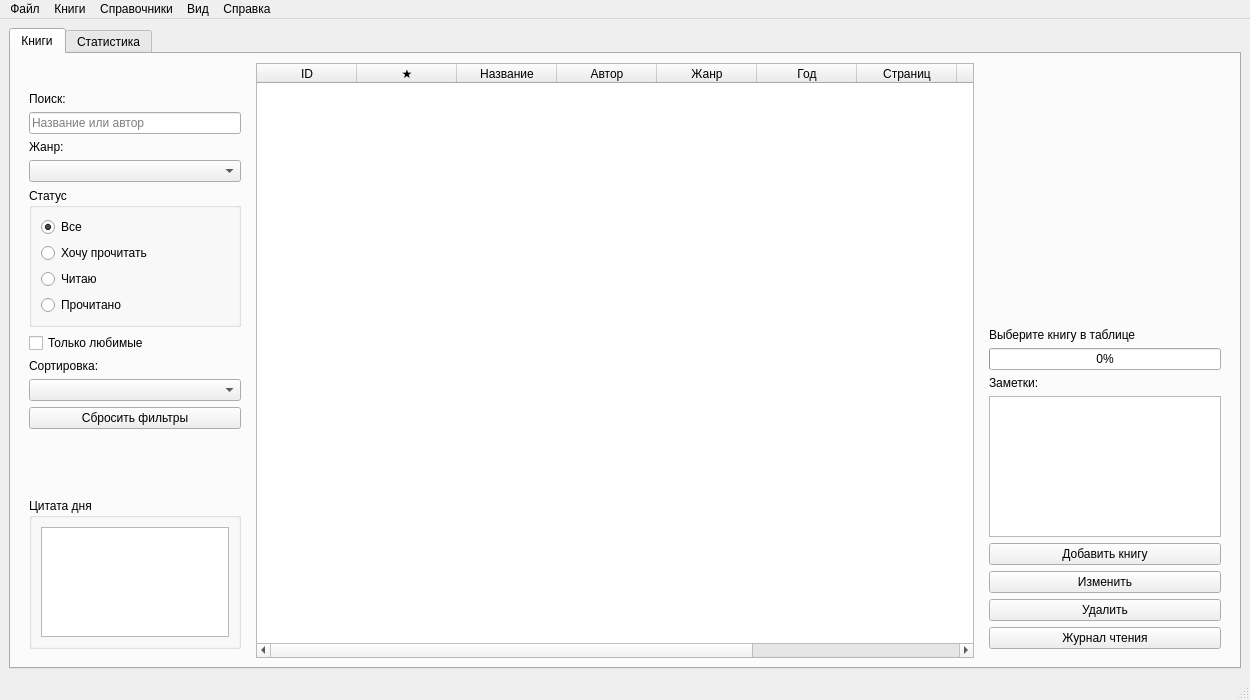
<?xml version="1.0" encoding="UTF-8"?>
<ui version="4.0">
 <class>MainWindow</class>
 <widget class="QMainWindow" name="MainWindow">
  <property name="geometry">
   <rect>
    <x>0</x>
    <y>0</y>
    <width>1250</width>
    <height>700</height>
   </rect>
  </property>
  <property name="windowTitle">
   <string>Домашняя библиотека</string>
  </property>
  <widget class="QWidget" name="centralwidget">
   <layout class="QVBoxLayout" name="centralLayout">
    <item>
     <widget class="QTabWidget" name="tabWidget">
      <property name="currentIndex">
       <number>0</number>
      </property>
      <widget class="QWidget" name="tabBooks">
       <attribute name="title">
        <string>Книги</string>
       </attribute>
       <layout class="QHBoxLayout" name="booksLayout" stretch="0,1,0">
        <item>
         <widget class="QWidget" name="leftPanel">
          <property name="maximumSize">
           <size>
            <width>230</width>
            <height>16777215</height>
           </size>
          </property>
          <layout class="QVBoxLayout" name="leftLayout">
           <item>
            <widget class="QLabel" name="logoLabel">
             <property name="alignment">
              <set>Qt::AlignmentFlag::AlignCenter</set>
             </property>
            </widget>
           </item>
           <item>
            <widget class="QLabel" name="searchLabel">
             <property name="text">
              <string>Поиск:</string>
             </property>
            </widget>
           </item>
           <item>
            <widget class="QLineEdit" name="searchEdit">
             <property name="placeholderText">
              <string>Название или автор</string>
             </property>
            </widget>
           </item>
           <item>
            <widget class="QLabel" name="genreLabel">
             <property name="text">
              <string>Жанр:</string>
             </property>
            </widget>
           </item>
           <item>
            <widget class="QComboBox" name="genreBox"/>
           </item>
           <item>
            <widget class="QGroupBox" name="statusGroupBox">
             <property name="title">
              <string>Статус</string>
             </property>
             <layout class="QVBoxLayout" name="statusLayout">
              <item>
               <widget class="QRadioButton" name="radioAll">
                <property name="text">
                 <string>Все</string>
                </property>
                <property name="checked">
                 <bool>true</bool>
                </property>
                <attribute name="buttonGroup">
                 <string notr="true">statusGroup</string>
                </attribute>
               </widget>
              </item>
              <item>
               <widget class="QRadioButton" name="radioWant">
                <property name="text">
                 <string>Хочу прочитать</string>
                </property>
                <attribute name="buttonGroup">
                 <string notr="true">statusGroup</string>
                </attribute>
               </widget>
              </item>
              <item>
               <widget class="QRadioButton" name="radioReading">
                <property name="text">
                 <string>Читаю</string>
                </property>
                <attribute name="buttonGroup">
                 <string notr="true">statusGroup</string>
                </attribute>
               </widget>
              </item>
              <item>
               <widget class="QRadioButton" name="radioDone">
                <property name="text">
                 <string>Прочитано</string>
                </property>
                <attribute name="buttonGroup">
                 <string notr="true">statusGroup</string>
                </attribute>
               </widget>
              </item>
             </layout>
            </widget>
           </item>
           <item>
            <widget class="QCheckBox" name="favoriteCheck">
             <property name="text">
              <string>Только любимые</string>
             </property>
            </widget>
           </item>
           <item>
            <widget class="QLabel" name="sortLabel">
             <property name="text">
              <string>Сортировка:</string>
             </property>
            </widget>
           </item>
           <item>
            <widget class="QComboBox" name="sortBox"/>
           </item>
           <item>
            <widget class="QPushButton" name="resetButton">
             <property name="text">
              <string>Сбросить фильтры</string>
             </property>
            </widget>
           </item>
           <item>
            <spacer name="leftSpacer">
             <property name="orientation">
              <enum>Qt::Orientation::Vertical</enum>
             </property>
             <property name="sizeHint" stdset="0">
              <size>
               <width>20</width>
               <height>20</height>
              </size>
             </property>
            </spacer>
           </item>
           <item>
            <widget class="QGroupBox" name="quoteGroupBox">
             <property name="title">
              <string>Цитата дня</string>
             </property>
             <layout class="QVBoxLayout" name="quoteLayout">
              <item>
               <widget class="QTextBrowser" name="quoteBrowser">
                <property name="maximumSize">
                 <size>
                  <width>16777215</width>
                  <height>110</height>
                 </size>
                </property>
               </widget>
              </item>
             </layout>
            </widget>
           </item>
          </layout>
         </widget>
        </item>
        <item>
         <widget class="QTableWidget" name="booksTable">
          <property name="editTriggers">
           <set>QAbstractItemView::EditTrigger::NoEditTriggers</set>
          </property>
          <property name="selectionMode">
           <enum>QAbstractItemView::SelectionMode::SingleSelection</enum>
          </property>
          <property name="selectionBehavior">
           <enum>QAbstractItemView::SelectionBehavior::SelectRows</enum>
          </property>
          <property name="alternatingRowColors">
           <bool>true</bool>
          </property>
          <attribute name="verticalHeaderVisible">
           <bool>false</bool>
          </attribute>
          <column>
           <property name="text">
            <string>ID</string>
           </property>
          </column>
          <column>
           <property name="text">
            <string>★</string>
           </property>
          </column>
          <column>
           <property name="text">
            <string>Название</string>
           </property>
          </column>
          <column>
           <property name="text">
            <string>Автор</string>
           </property>
          </column>
          <column>
           <property name="text">
            <string>Жанр</string>
           </property>
          </column>
          <column>
           <property name="text">
            <string>Год</string>
           </property>
          </column>
          <column>
           <property name="text">
            <string>Страниц</string>
           </property>
          </column>
          <column>
           <property name="text">
            <string>Прогресс</string>
           </property>
          </column>
          <column>
           <property name="text">
            <string>Оценка</string>
           </property>
          </column>
          <column>
           <property name="text">
            <string>Статус</string>
           </property>
          </column>
         </widget>
        </item>
        <item>
         <widget class="QWidget" name="rightPanel">
          <property name="maximumSize">
           <size>
            <width>250</width>
            <height>16777215</height>
           </size>
          </property>
          <layout class="QVBoxLayout" name="rightLayout">
           <item>
            <widget class="QLabel" name="coverLabel">
             <property name="minimumSize">
              <size>
               <width>170</width>
               <height>250</height>
              </size>
             </property>
             <property name="alignment">
              <set>Qt::AlignmentFlag::AlignCenter</set>
             </property>
            </widget>
           </item>
           <item>
            <widget class="QLabel" name="infoLabel">
             <property name="text">
              <string>Выберите книгу в таблице</string>
             </property>
             <property name="wordWrap">
              <bool>true</bool>
             </property>
            </widget>
           </item>
           <item>
            <widget class="QProgressBar" name="progressBar">
             <property name="value">
              <number>0</number>
             </property>
            </widget>
           </item>
           <item>
            <widget class="QLabel" name="notesLabel">
             <property name="text">
              <string>Заметки:</string>
             </property>
            </widget>
           </item>
           <item>
            <widget class="QTextBrowser" name="notesBrowser"/>
           </item>
           <item>
            <widget class="QPushButton" name="addButton">
             <property name="text">
              <string>Добавить книгу</string>
             </property>
            </widget>
           </item>
           <item>
            <widget class="QPushButton" name="editButton">
             <property name="text">
              <string>Изменить</string>
             </property>
            </widget>
           </item>
           <item>
            <widget class="QPushButton" name="deleteButton">
             <property name="text">
              <string>Удалить</string>
             </property>
            </widget>
           </item>
           <item>
            <widget class="QPushButton" name="readingButton">
             <property name="text">
              <string>Журнал чтения</string>
             </property>
            </widget>
           </item>
          </layout>
         </widget>
        </item>
       </layout>
      </widget>
      <widget class="QWidget" name="tabStats">
       <attribute name="title">
        <string>Статистика</string>
       </attribute>
       <layout class="QVBoxLayout" name="statsLayout" stretch="0,0,1">
        <item>
         <layout class="QGridLayout" name="countersLayout">
          <item row="0" column="0">
           <widget class="QLabel" name="totalLabel">
            <property name="text">
             <string>Всего книг</string>
            </property>
           </widget>
          </item>
          <item row="0" column="1">
           <widget class="QLabel" name="readLabel">
            <property name="text">
             <string>Прочитано</string>
            </property>
           </widget>
          </item>
          <item row="0" column="2">
           <widget class="QLabel" name="readingLabel">
            <property name="text">
             <string>Читаю сейчас</string>
            </property>
           </widget>
          </item>
          <item row="0" column="3">
           <widget class="QLabel" name="pagesLabel">
            <property name="text">
             <string>Страниц за год</string>
            </property>
           </widget>
          </item>
          <item row="1" column="0">
           <widget class="QLCDNumber" name="lcdTotal">
            <property name="minimumSize">
             <size>
              <width>0</width>
              <height>50</height>
             </size>
            </property>
            <property name="maximumSize">
             <size>
              <width>16777215</width>
              <height>70</height>
             </size>
            </property>
            <property name="segmentStyle">
             <enum>QLCDNumber::SegmentStyle::Flat</enum>
            </property>
           </widget>
          </item>
          <item row="1" column="1">
           <widget class="QLCDNumber" name="lcdRead">
            <property name="minimumSize">
             <size>
              <width>0</width>
              <height>50</height>
             </size>
            </property>
            <property name="maximumSize">
             <size>
              <width>16777215</width>
              <height>70</height>
             </size>
            </property>
            <property name="segmentStyle">
             <enum>QLCDNumber::SegmentStyle::Flat</enum>
            </property>
           </widget>
          </item>
          <item row="1" column="2">
           <widget class="QLCDNumber" name="lcdReading">
            <property name="minimumSize">
             <size>
              <width>0</width>
              <height>50</height>
             </size>
            </property>
            <property name="maximumSize">
             <size>
              <width>16777215</width>
              <height>70</height>
             </size>
            </property>
            <property name="segmentStyle">
             <enum>QLCDNumber::SegmentStyle::Flat</enum>
            </property>
           </widget>
          </item>
          <item row="1" column="3">
           <widget class="QLCDNumber" name="lcdPages">
            <property name="minimumSize">
             <size>
              <width>0</width>
              <height>50</height>
             </size>
            </property>
            <property name="maximumSize">
             <size>
              <width>16777215</width>
              <height>70</height>
             </size>
            </property>
            <property name="digitCount">
             <number>6</number>
            </property>
            <property name="segmentStyle">
             <enum>QLCDNumber::SegmentStyle::Flat</enum>
            </property>
           </widget>
          </item>
         </layout>
        </item>
        <item>
         <layout class="QHBoxLayout" name="goalLayout" stretch="0,0,1">
          <item>
           <widget class="QLabel" name="goalLabel">
            <property name="text">
             <string>Цель на год (страниц):</string>
            </property>
           </widget>
          </item>
          <item>
           <widget class="QSpinBox" name="goalSpin">
            <property name="minimum">
             <number>100</number>
            </property>
            <property name="maximum">
             <number>100000</number>
            </property>
            <property name="singleStep">
             <number>500</number>
            </property>
            <property name="value">
             <number>5000</number>
            </property>
           </widget>
          </item>
          <item>
           <widget class="QProgressBar" name="goalBar">
            <property name="value">
             <number>0</number>
            </property>
           </widget>
          </item>
         </layout>
        </item>
        <item>
         <layout class="QVBoxLayout" name="chartLayout"/>
        </item>
       </layout>
      </widget>
     </widget>
    </item>
   </layout>
  </widget>
  <widget class="QMenuBar" name="menubar">
   <widget class="QMenu" name="menuFile">
    <property name="title">
     <string>Файл</string>
    </property>
    <addaction name="actionImport"/>
    <addaction name="actionExport"/>
    <addaction name="actionReport"/>
    <addaction name="separator"/>
    <addaction name="actionExit"/>
   </widget>
   <widget class="QMenu" name="menuBooks">
    <property name="title">
     <string>Книги</string>
    </property>
    <addaction name="actionAdd"/>
    <addaction name="actionEdit"/>
    <addaction name="actionDelete"/>
    <addaction name="separator"/>
    <addaction name="actionReading"/>
   </widget>
   <widget class="QMenu" name="menuDirectories">
    <property name="title">
     <string>Справочники</string>
    </property>
    <addaction name="actionDirectories"/>
   </widget>
   <widget class="QMenu" name="menuView">
    <property name="title">
     <string>Вид</string>
    </property>
    <addaction name="actionFont"/>
    <addaction name="actionColor"/>
   </widget>
   <widget class="QMenu" name="menuHelp">
    <property name="title">
     <string>Справка</string>
    </property>
    <addaction name="actionAbout"/>
   </widget>
   <addaction name="menuFile"/>
   <addaction name="menuBooks"/>
   <addaction name="menuDirectories"/>
   <addaction name="menuView"/>
   <addaction name="menuHelp"/>
  </widget>
  <widget class="QStatusBar" name="statusbar"/>
  <action name="actionImport">
   <property name="text">
    <string>Импорт из CSV</string>
   </property>
   <property name="shortcut">
    <string>Ctrl+I</string>
   </property>
  </action>
  <action name="actionExport">
   <property name="text">
    <string>Экспорт в CSV</string>
   </property>
   <property name="shortcut">
    <string>Ctrl+S</string>
   </property>
  </action>
  <action name="actionReport">
   <property name="text">
    <string>Сохранить отчёт (TXT)</string>
   </property>
  </action>
  <action name="actionExit">
   <property name="text">
    <string>Выход</string>
   </property>
   <property name="shortcut">
    <string>Ctrl+Q</string>
   </property>
  </action>
  <action name="actionAdd">
   <property name="text">
    <string>Добавить книгу</string>
   </property>
   <property name="shortcut">
    <string>Ctrl+N</string>
   </property>
  </action>
  <action name="actionEdit">
   <property name="text">
    <string>Изменить книгу</string>
   </property>
   <property name="shortcut">
    <string>Ctrl+E</string>
   </property>
  </action>
  <action name="actionDelete">
   <property name="text">
    <string>Удалить книгу</string>
   </property>
  </action>
  <action name="actionReading">
   <property name="text">
    <string>Журнал чтения</string>
   </property>
   <property name="shortcut">
    <string>Ctrl+R</string>
   </property>
  </action>
  <action name="actionDirectories">
   <property name="text">
    <string>Авторы и жанры</string>
   </property>
  </action>
  <action name="actionFont">
   <property name="text">
    <string>Шрифт таблицы</string>
   </property>
  </action>
  <action name="actionColor">
   <property name="text">
    <string>Цвет фона таблицы</string>
   </property>
  </action>
  <action name="actionAbout">
   <property name="text">
    <string>О программе</string>
   </property>
   <property name="shortcut">
    <string>F1</string>
   </property>
  </action>
 </widget>
 <resources/>
 <connections/>
 <buttongroups>
  <buttongroup name="statusGroup"/>
 </buttongroups>
</ui>
